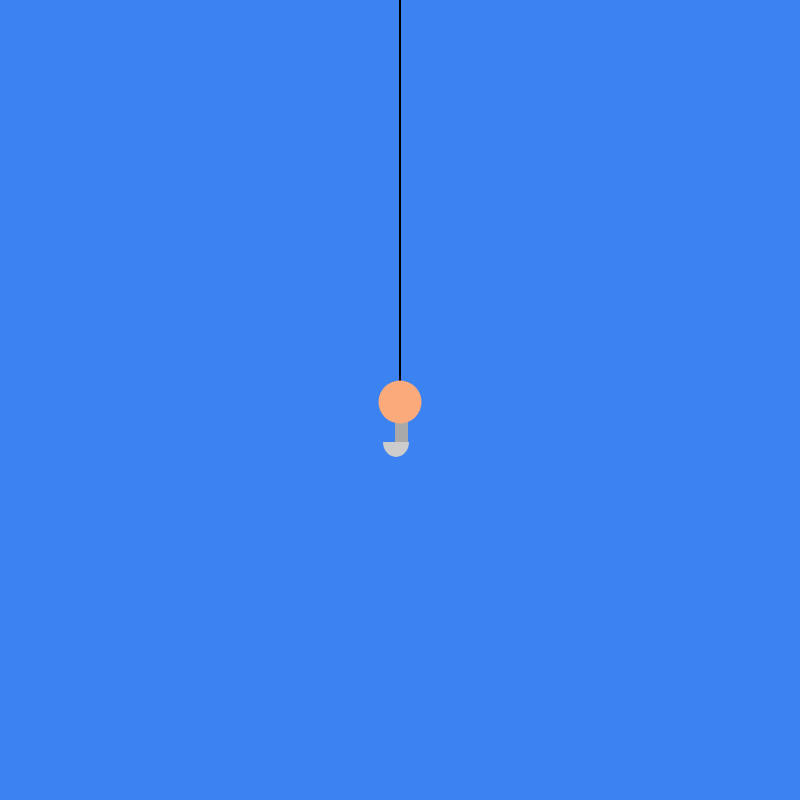
Frame 1 (no input)
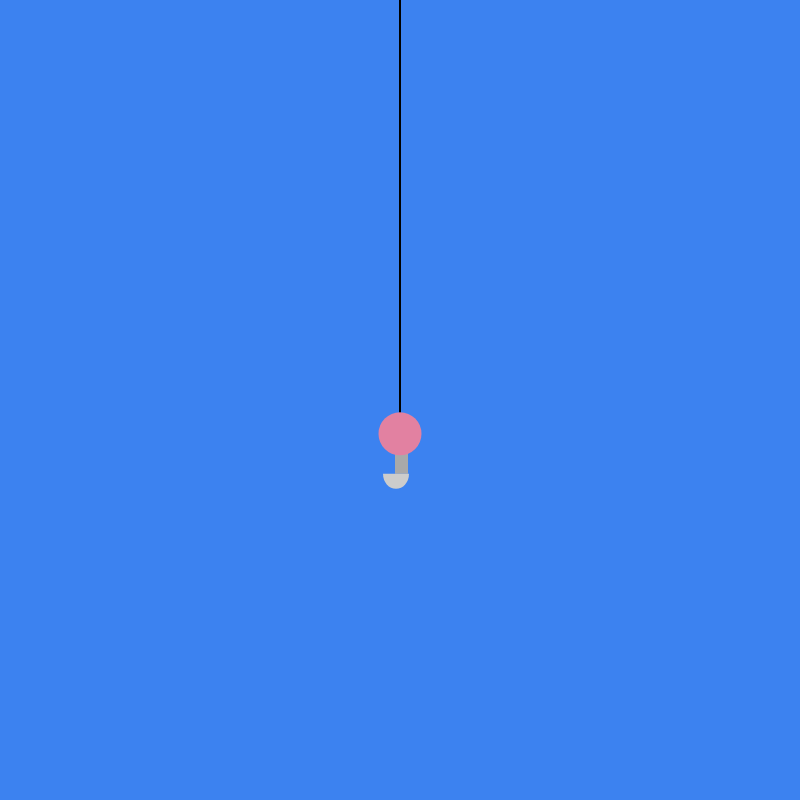
Frame 60 (no input)
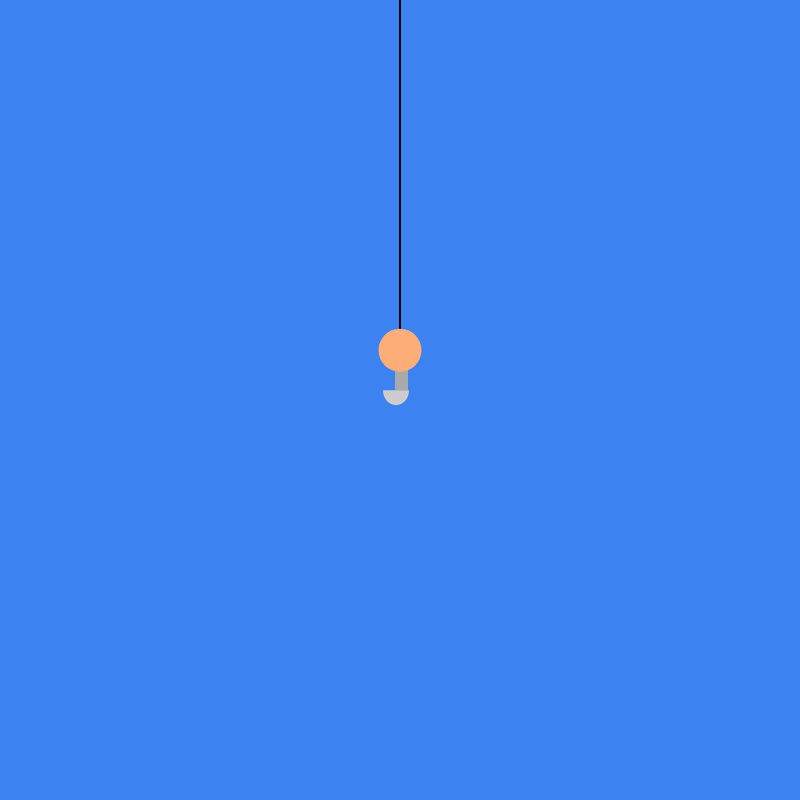
Frame 120 (the mouse pressed at the canvas centre since frame 60)

The p5.js sketch that drew these frames (run headless with seeded random() and noise() and a simulated clock; from frame 60 on, the mouse is pressed at the canvas centre):

// p5.js sketch
// ── sketch.js
/**
 * It's a bobbing fish hook of course...
 **/
 var speed = 0.04;
 var phase = 0;
 var x = 400;

 function setup(){
   createCanvas(800,800);

   //Set some colour variables
   noStroke();
   colourA = color(253, 174, 120); //253, 174, 120
   colourB = color(226, 129, 161);
}


 function draw(){
   background(60, 130, 240); //4, 58, 74
   drawHookAndLine();

   //Write function to procedurally generate some elements like bubbles or seaweed...
 }

 function drawHookAndLine(){

   //Motion
   phase = frameCount * speed; //frameCount is number of passed frames
   var y = height/2 + sin(phase) * 50;

   //Draw the hook
   fill('darkGrey');
   rect(x-5, y+10, 13, 30);
   fill('#ccc');
   arc(x-4, y+40, 26, 30, TWO_PI, PI);
   //Draw line
   fill('black');
   rect(x-1, y-height/1.6, 2, height/1.6);

   //Set an interpolation colour to phase between colourA and colourB
   fill(lerpColor(colourA, colourB, sin(phase)*2));
   //Draw the bob
   ellipse(x, y, 43, 43);
 }
